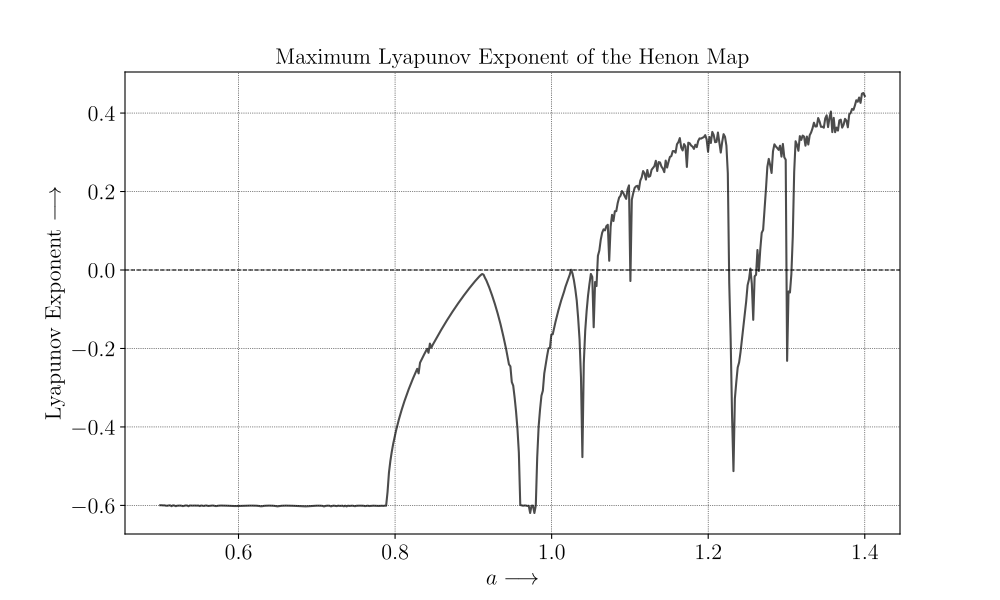

Reproduce this figure in Python.
import matplotlib.pyplot as plt
import numpy as np
from matplotlib.backends.backend_pdf import PdfPages

# LaTeX設定
params = {
    "text.usetex": True,
    "text.latex.preamble": r"",
    "legend.fontsize": 16,
    "axes.labelsize": 16,
    "axes.titlesize": 16,
    "xtick.labelsize": 16,
    "ytick.labelsize": 16,
    "font.family": "serif",
    "grid.color": "k",
    "grid.linestyle": ":",
    "grid.linewidth": 0.5,
}
plt.rcParams.update(params)


def henon_map(x, y, a=1.4, b=0.3):
    return 1 - a * x**2 + y, b * x


def calculate_lyapunov_exponent(a_range, b, num_iter=1000, transient=100, delta=1e-8):
    lyapunov_exponents = []

    for a in a_range:
        x, y = 0.1, 0.1  # 初期条件
        x_perturbed, y_perturbed = x + delta, y + delta  # 微小な摂動を加えた初期条件
        sum_log_divergence = 0

        # 過渡状態をスキップ（アイドリング）
        for _ in range(transient):
            x, y = henon_map(x, y, a=a, b=b)
            x_perturbed, y_perturbed = henon_map(x_perturbed, y_perturbed, a=a, b=b)

        # リヤプノフ指数の計算
        for _ in range(num_iter):
            x, y = henon_map(x, y, a=a, b=b)
            x_perturbed, y_perturbed = henon_map(x_perturbed, y_perturbed, a=a, b=b)

            # 2つの軌道間の距離を計算
            distance = np.sqrt((x_perturbed - x) ** 2 + (y_perturbed - y) ** 2)

            # 距離がゼロに近い場合を防ぐ
            if distance > 0:
                sum_log_divergence += np.log(distance / delta)

                # 距離を正規化
                scale = delta / distance
                x_perturbed = x + scale * (x_perturbed - x)
                y_perturbed = y + scale * (y_perturbed - y)
            else:
                # 距離がゼロの場合、摂動を再初期化
                x_perturbed = x + delta
                y_perturbed = y + delta

        # 最大リヤプノフ指数を計算
        lyapunov_exponent = sum_log_divergence / num_iter
        lyapunov_exponents.append(lyapunov_exponent)

    return lyapunov_exponents


def plot_lyapunov_exponent(a_range, lyapunov_exponents):    
    plt.figure(figsize=(10, 6))
    plt.plot(a_range, lyapunov_exponents, "-k", alpha=0.7)
    plt.title("Maximum Lyapunov Exponent of the Henon Map")
    plt.xlabel(r"$a \longrightarrow$")
    plt.ylabel(r"Lyapunov Exponent $\longrightarrow$")
    plt.axhline(0, color="black", linestyle="--", linewidth=0.8)
    plt.grid(True)
    
    # PDFで保存
    pdf = PdfPages("henon_lyapunov.pdf")
    pdf.savefig(dpi=300)
    pdf.close()
    
    plt.show()


if __name__ == "__main__":
    a_values = np.linspace(0.5, 1.4, 500)  # aの範囲
    lyapunov_exponents = calculate_lyapunov_exponent(a_values, b=0.3)
    plot_lyapunov_exponent(a_values, lyapunov_exponents)
